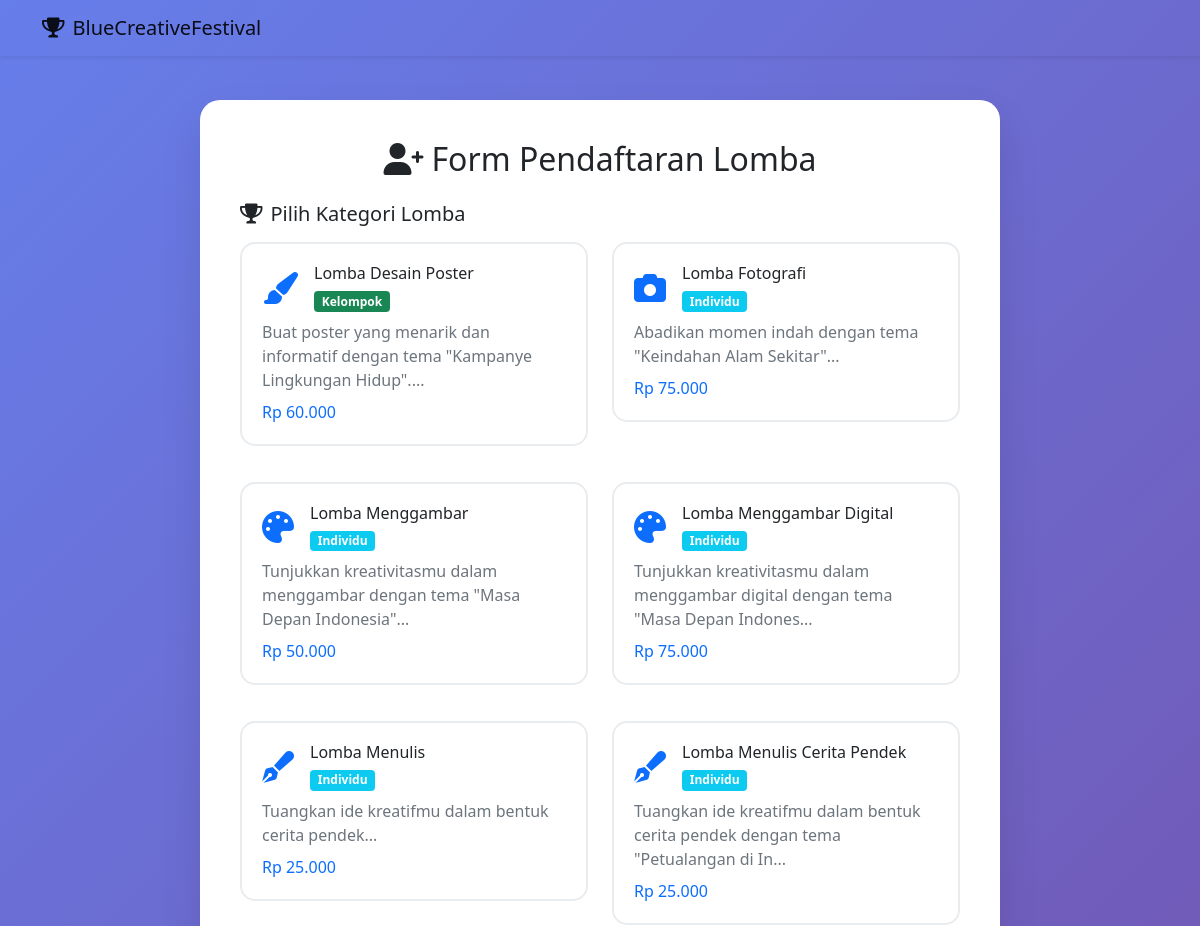
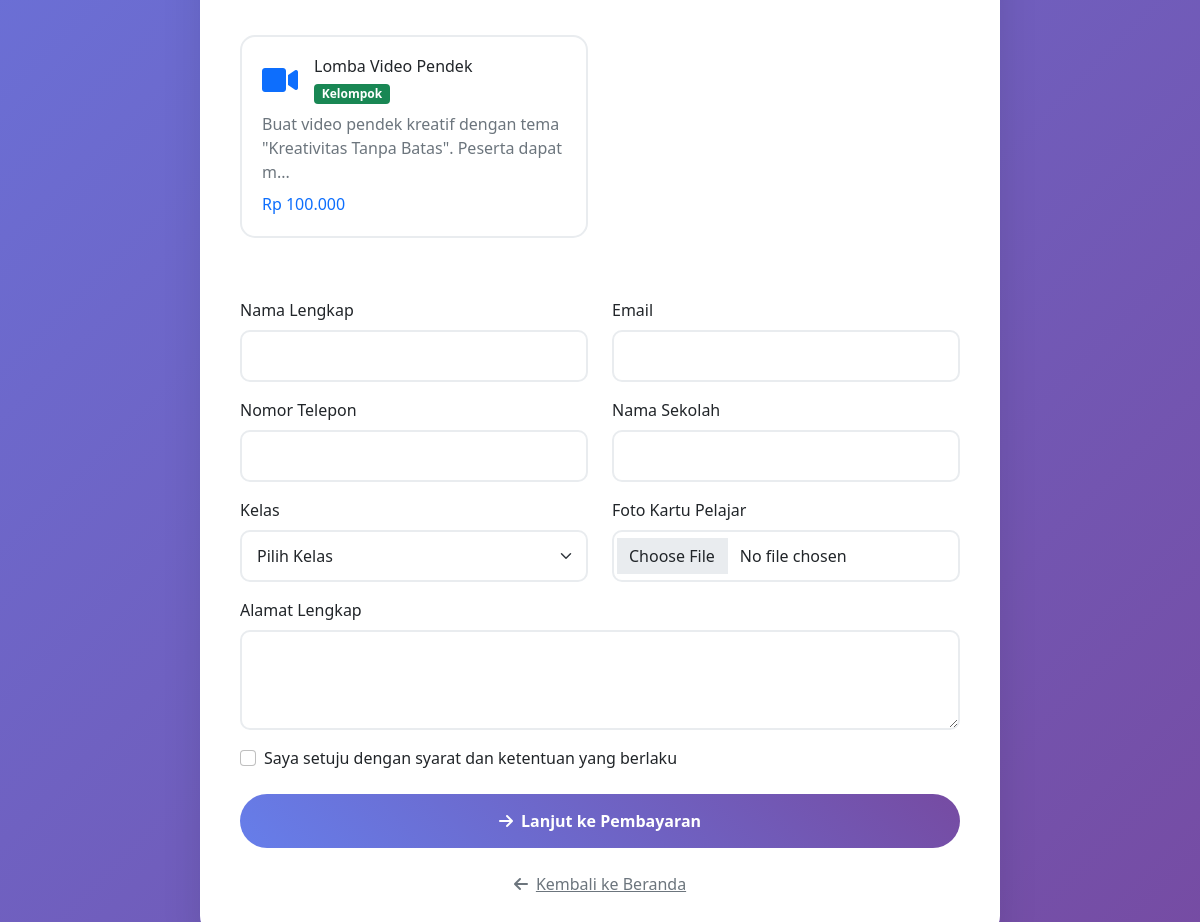
Page /daftar_updated.php on the committed database (2 pictures, top to bottom).
### tables this page shows
CREATE TABLE `kategori_lomba` (
  `id` int NOT NULL,
  `nama` varchar(100) NOT NULL,
  `deskripsi` text,
  `biaya` decimal(10,2) NOT NULL,
  `icon` varchar(50) DEFAULT NULL,
  `jenis_lomba` enum('individu','kelompok') DEFAULT 'individu',
  `max_peserta` int DEFAULT '1',
  `status` enum('aktif','nonaktif') DEFAULT 'aktif',
  `created_at` timestamp NULL DEFAULT CURRENT_TIMESTAMP
);

### config/database.php (called while the page is built, shortened)
<?php
class Database {
    private $host = 'localhost';
    private $username = 'root';
    private $password = '';
    private $database = 'lombabcf';
    private $connection;
    public function __construct() {
        try {
            $this->connection = new PDO(
                "mysql:host={$this->host};dbname={$this->database};charset=utf8",
                $this->username,
                $this->password,
                [
                    PDO::ATTR_ERRMODE => PDO::ERRMODE_EXCEPTION,
                    PDO::ATTR_DEFAULT_FETCH_MODE => PDO::FETCH_ASSOC,
                    PDO::ATTR_EMULATE_PREPARES => false
                ]
            );
        } catch (PDOException $e) {
            die("Koneksi database gagal: " . $e->getMessage());
        }
    }
    public function query($sql, $params = []) {
        try {
            $stmt = $this->connection->prepare($sql);
            $stmt->execute($params);
            return $stmt;
        } catch (PDOException $e) {
            die("Query error: " . $e->getMessage());
        }
    }
    public function fetchAll($sql, $params = []) {
        return $this->query($sql, $params)->fetchAll();
    }
}
function getDB() {
    static $db = null;
    if ($db === null) {
        $db = new Database();
    }
    return $db;
}
?>

### daftar_updated.php (the view, shortened to what this page needs)
<?php
require_once 'config/database.php';
$db = getDB();
$kategori_lomba = $db->fetchAll("SELECT * FROM kategori_lomba WHERE status = 'aktif' ORDER BY nama");
?>
<!DOCTYPE html>
<html lang="id">
<head>
    <link href="bootstrap-5.0.2-dist/css/bootstrap.min.css" rel="stylesheet">
    <link href="https://cdnjs.cloudflare.com/ajax/libs/font-awesome/6.0.0/css/all.min.css" rel="stylesheet">
    <link href="https://cdnjs.cloudflare.com/ajax/libs/animate.css/4.1.1/animate.min.css" rel="stylesheet">
</head>
<body>
    <nav class="navbar navbar-expand-lg navbar-light fixed-top shadow-sm">
        <div class="container">
            <a class="navbar-brand" href="index.php">
                <i class="fas fa-trophy me-2"></i>BlueCreativeFestival
            </a>
        </div>
    </nav>
    <div class="container" style="margin-top: 100px;">
        <div class="form-container animate__animated animate__fadeInUp">
            <h2 class="text-center mb-4">
                <i class="fas fa-user-plus me-2"></i>Form Pendaftaran Lomba
            </h2>
            <form method="POST" action="" id="registrationForm" enctype="multipart/form-data">
                <div class="mb-4">
                    <h5 class="mb-3"><i class="fas fa-trophy me-2"></i>Pilih Kategori Lomba</h5>
                    <div class="row">
                        <?php foreach ($kategori_lomba as $kategori): ?>
                        <div class="col-md-6 mb-3">
                            <div class="kategori-card" data-id="<?= $kategori['id'] ?>">
                                <div class="d-flex align-items-center mb-2">
                                    <i class="<?= htmlspecialchars($kategori['icon']) ?> fa-2x text-primary me-3"></i>
                                    <div>
                                        <h6 class="mb-1"><?= htmlspecialchars($kategori['nama']) ?></h6>
                                        <span class="badge bg-<?= ($kategori['jenis_lomba'] ?? 'individu') == 'kelompok' ? 'success' : 'info' ?>">
                                            <?= ucfirst($kategori['jenis_lomba'] ?? 'individu') ?>
                                        </span>
                                    </div>
                                </div>
                                <p class="text-muted mb-2"><?= htmlspecialchars(substr($kategori['deskripsi'], 0, 80)) ?>...</p>
                                <span class="h6 text-primary">Rp <?= number_format($kategori['biaya'], 0, ',', '.') ?></span>
                            </div>
                        </div>
                        <?php endforeach; ?>
                    </div>
                </div>
                <div class="row">
                    <div class="col-md-6">
                        <div class="mb-3">
                            <label for="nama" class="form-label">Nama Lengkap</label>
                            <input type="text" class="form-control" id="nama" name="nama" required>
                        </div>
                    </div>
                    <div class="col-md-6">
                        <div class="mb-3">
                            <label for="email" class="form-label">Email</label>
                            <input type="email" class="form-control" id="email" name="email" required>
                        </div>
                    </div>
                </div>
                <div class="row">
                    <div class="col-md-6">
                        <div class="mb-3">
                            <label for="telepon" class="form-label">Nomor Telepon</label>
                            <input type="tel" class="form-control" id="telepon" name="telepon" required>
                        </div>
                    </div>
                    <div class="col-md-6">
                        <div class="mb-3">
                            <label for="sekolah" class="form-label">Nama Sekolah</label>
                            <input type="text" class="form-control" id="sekolah" name="sekolah" required>
                        </div>
                    </div>
                </div>
                <div class="row">
                    <div class="col-md-6">
                        <div class="mb-3">
                            <label for="kelas" class="form-label">Kelas</label>
                            <select class="form-select" id="kelas" name="kelas" required>
                                <option value="">Pilih Kelas</option>
                            </select>
                        </div>
                    </div>
                    <div class="col-md-6">
                        <div class="mb-3">
                            <label for="foto_kartu_pelajar" class="form-label">Foto Kartu Pelajar</label>
                            <input type="file" class="form-control" id="foto_kartu_pelajar" name="foto_kartu_pelajar" accept="image/*" required>
                        </div>
                    </div>
                </div>
                <div class="mb-3">
                    <label for="alamat" class="form-label">Alamat Lengkap</label>
                    <textarea class="form-control" id="alamat" name="alamat" rows="3" required></textarea>
                </div>
                <div class="form-check mb-4">
                    <input class="form-check-input" type="checkbox" id="agree" required>
                    <label class="form-check-label" for="agree">
                        Saya setuju dengan syarat dan ketentuan yang berlaku
                    </label>
                </div>
                <button type="submit" class="btn btn-submit">
                    <i class="fas fa-arrow-right me-2"></i>Lanjut ke Pembayaran
                </button>
            </form>
            <div class="text-center mt-4">
                <a href="index.php" class="text-muted">
                    <i class="fas fa-arrow-left me-2"></i>Kembali ke Beranda
                </a>
            </div>
        </div>
    </div>
</body>
</html>

### daftar_updated.php (style rules this page uses)
body { background: linear-gradient(135deg, #667eea 0%, #764ba2 100%); min-height: 100vh; }
.form-container { background: white; border-radius: 20px; padding: 40px; box-shadow: 0 20px 40px rgba(0,0,0,0.1); margin: 50px auto; max-width: 800px; }
.form-control, .form-select { border-radius: 10px; border: 2px solid #e9ecef; padding: 12px 15px; }
.btn-submit { background: linear-gradient(45deg, #667eea, #764ba2); border: none; color: white; padding: 15px 30px; border-radius: 50px; font-weight: bold; width: 100%; }
.kategori-card { border: 2px solid #e9ecef; border-radius: 15px; padding: 20px; margin-bottom: 20px; cursor: pointer; transition: all 0.3s ease; }

### rows in the picture
kategori_lomba: nama "Lomba Desain Poster", jenis_lomba "Kelompok", deskripsi "Buat poster yang menarik dan informatif dengan tema \"Kampanye Lingkungan Hidup\".", biaya "60.000"
kategori_lomba: nama "Lomba Fotografi", jenis_lomba "Individu", deskripsi "Abadikan momen indah dengan tema \"Keindahan Alam Sekitar\"", biaya "75.000"
kategori_lomba: nama "Lomba Menggambar", jenis_lomba "Individu", deskripsi "Tunjukkan kreativitasmu dalam menggambar dengan tema \"Masa Depan Indonesia\"", biaya "50.000"
kategori_lomba: nama "Lomba Menggambar Digital", jenis_lomba "Individu", deskripsi "Tunjukkan kreativitasmu dalam menggambar digital dengan tema \"Masa Depan Indones", biaya "75.000"
kategori_lomba: nama "Lomba Menulis", jenis_lomba "Individu", deskripsi "Tuangkan ide kreatifmu dalam bentuk cerita pendek", biaya "25.000"
kategori_lomba: nama "Lomba Menulis Cerita Pendek", jenis_lomba "Individu", deskripsi "Tuangkan ide kreatifmu dalam bentuk cerita pendek dengan tema \"Petualangan di In", biaya "25.000"
kategori_lomba: nama "Lomba Video Pendek", jenis_lomba "Kelompok", deskripsi "Buat video pendek kreatif dengan tema \"Kreativitas Tanpa Batas\". Peserta dapat m", biaya "100.000"
